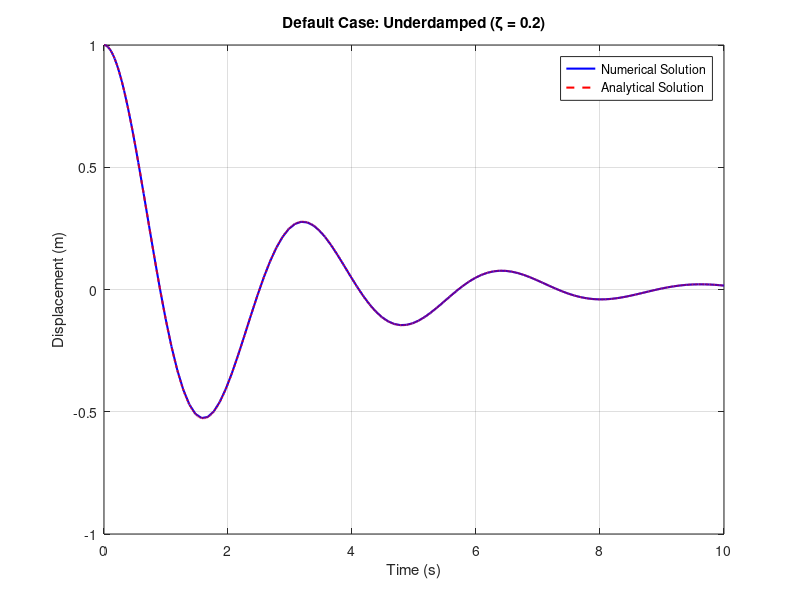
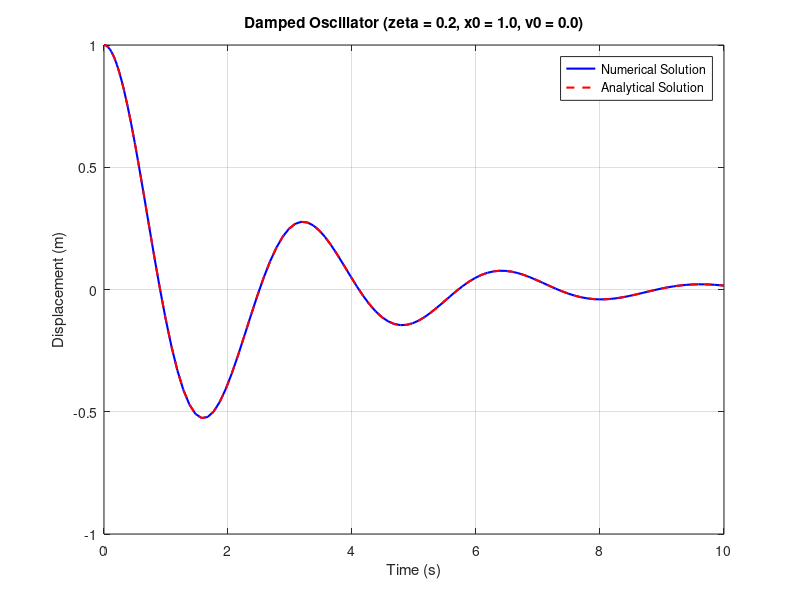
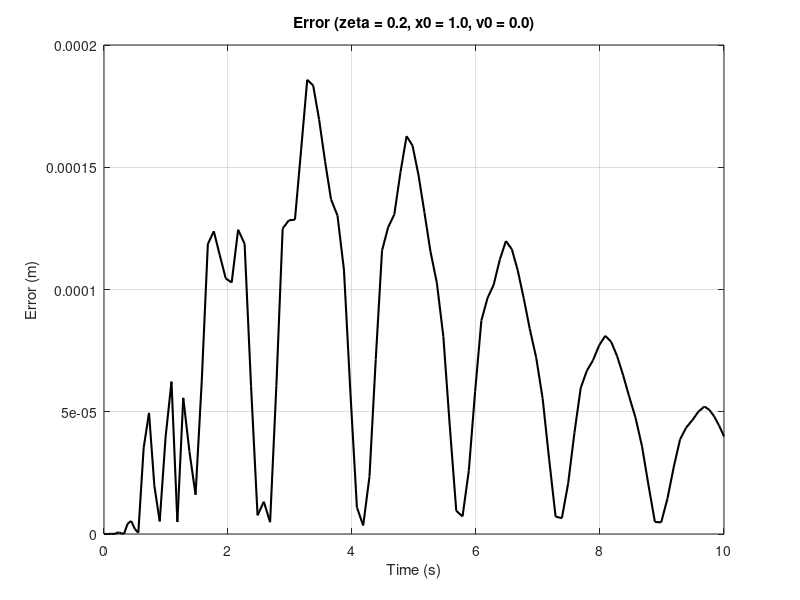
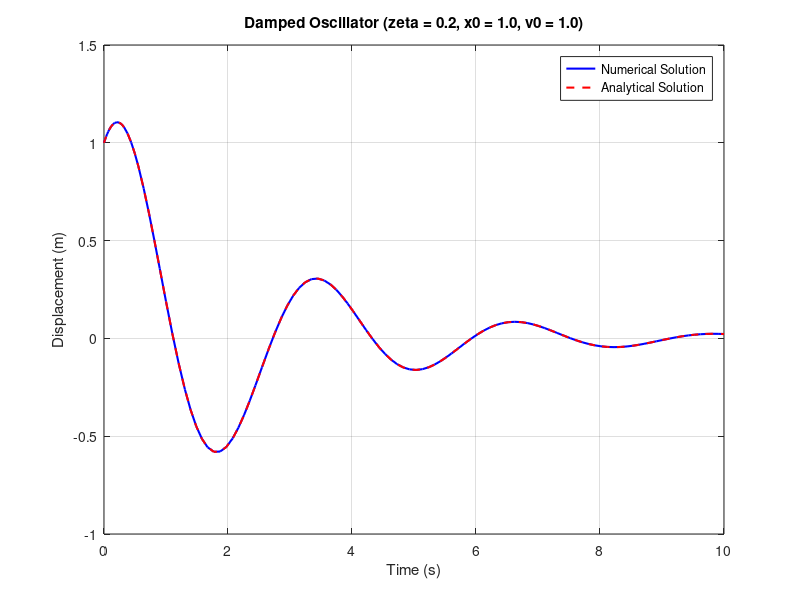

MATLAB code to generate these figures, in order:
%% Parameters and Initial Setup
% Define constants
m = 1; % Mass (kg)
k = 4; % Spring constant (N/m)

% Natural frequency
omega_n = sqrt(k / m);

% Time span
t_span = [0, 10]; % Simulation time span

%% Analytical and Numerical Solution for Default Case
% Default parameters
zeta_default = 0.2; % Default damping ratio (underdamped)
x0_default = 1;     % Initial displacement (m)
v0_default = 0;     % Initial velocity (m/s)

% Analytical solution for default case (underdamped)
omega_d = omega_n * sqrt(1 - zeta_default^2); % Damped natural frequency
x_analytical_default = @(t) exp(-zeta_default * omega_n * t) .* ...
    (x0_default * cos(omega_d * t) + ...
    (v0_default + zeta_default * omega_n * x0_default) / omega_d * sin(omega_d * t));

% Numerical solution for default case
damped_oscillator = @(t, y) [y(2); -2 * zeta_default * omega_n * y(2) - omega_n^2 * y(1)];
[t_num_default, y_num_default] = ode45(damped_oscillator, t_span, [x0_default; v0_default]);

% Plot the default case
figure;
plot(t_num_default, y_num_default(:, 1), 'b-', 'LineWidth', 1.5); hold on;
fplot(x_analytical_default, t_span, 'r--', 'LineWidth', 1.5);
xlabel('Time (s)');
ylabel('Displacement (m)');
legend('Numerical Solution', 'Analytical Solution');
title('Default Case: Underdamped (\zeta = 0.2)');
grid on;

% Display max error for default case
x_analytical_values_default = arrayfun(x_analytical_default, t_num_default);
default_error = abs(x_analytical_values_default - y_num_default(:, 1));
fprintf('Default Case Max Error: %.5f\n', max(default_error));

%% Varying Initial Conditions
% Damping ratios for testing
zeta_values = [0.2, 1.0, 2.0]; % Underdamped, critically damped, overdamped

% Initial conditions for testing
x0_values = [1, 0.5, -1]; % Initial displacements
v0_values = [0, 1, -0.5]; % Initial velocities

% Loop over damping ratios
for zeta = zeta_values
    fprintf('\nTesting for zeta = %.1f\n', zeta);
    
    % Loop over initial conditions
    for x0 = x0_values
        for v0 = v0_values
            fprintf('  Initial conditions: x0 = %.1f, v0 = %.1f\n', x0, v0);
            
            % Define the ODE for the current test case
            damped_oscillator = @(t, y) [y(2); -2 * zeta * omega_n * y(2) - omega_n^2 * y(1)];
            y0 = [x0; v0];
            
            % Solve numerically with ode45
            [t_num, y_num] = ode45(damped_oscillator, t_span, y0);
            x_numerical = y_num(:, 1); % Numerical displacement
            
            % Define the analytical solution for the current test case
            if zeta < 1
                % Underdamped case
                omega_d = omega_n * sqrt(1 - zeta^2);
                x_analytical = @(t) exp(-zeta * omega_n * t) .* ...
                    (x0 * cos(omega_d * t) + ...
                    (v0 + zeta * omega_n * x0) / omega_d * sin(omega_d * t));
            elseif zeta == 1
                % Critically damped case
                x_analytical = @(t) exp(-omega_n * t) .* (x0 + (v0 + omega_n * x0) .* t);
            else
                % Overdamped case
                lambda1 = -zeta * omega_n + omega_n * sqrt(zeta^2 - 1);
                lambda2 = -zeta * omega_n - omega_n * sqrt(zeta^2 - 1);
                C1 = (v0 - lambda2 * x0) / (lambda1 - lambda2);
                C2 = x0 - C1;
                x_analytical = @(t) C1 * exp(lambda1 * t) + C2 * exp(lambda2 * t);
            end
            
            % Evaluate the analytical solution at the numerical time points
            x_analytical_values = arrayfun(x_analytical, t_num);
            
            % Plot numerical vs. analytical results
            figure;
            plot(t_num, x_numerical, 'b-', 'LineWidth', 1.5); hold on;
            plot(t_num, x_analytical_values, 'r--', 'LineWidth', 1.5);
            xlabel('Time (s)');
            ylabel('Displacement (m)');
            legend('Numerical Solution', 'Analytical Solution');
            title(sprintf('Damped Oscillator (zeta = %.1f, x0 = %.1f, v0 = %.1f)', zeta, x0, v0));
            grid on;
            
            % Calculate and display max error for the current test case
            error = abs(x_analytical_values - x_numerical);
            fprintf('    Max Error: %.5f\n', max(error));
            
            % Plot the error over time
            figure;
            plot(t_num, error, 'k-', 'LineWidth', 1.5);
            xlabel('Time (s)');
            ylabel('Error (m)');
            title(sprintf('Error (zeta = %.1f, x0 = %.1f, v0 = %.1f)', zeta, x0, v0));
            grid on;
        end
    end
end